Frame 1 (no input): blank canvas, image omitted
Frame 60 (the mouse pressed at the canvas centre just before this capture): blank canvas, image omitted
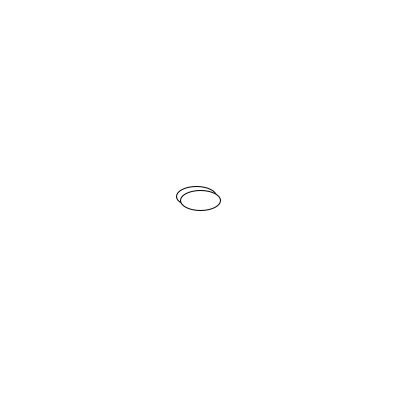
Frame 120 (the mouse held since frame 60 and released just before this capture)

The Processing sketch whose frames 1 and 60 were blank and that drew this single picture after the mouse press (run headless with seeded random() and noise(); from frame 60 on, the mouse is pressed at the canvas centre):

// Processing sketch: week03_5_mouse_cat_x_y
// ── week03_5_mouse_cat_x_y.pde
//week03-5_mouse_cat_x_y
void setup(){
  size(400,400);
}
float x,y; //貓的座標
void draw(){
  background(255);
  ellipse(x,y,40,20);
  ellipse(mouseX,mouseY,40,20);
  x=(x*14+mouseY)/15;
  y=(y*14+mouseY)/15;
}
